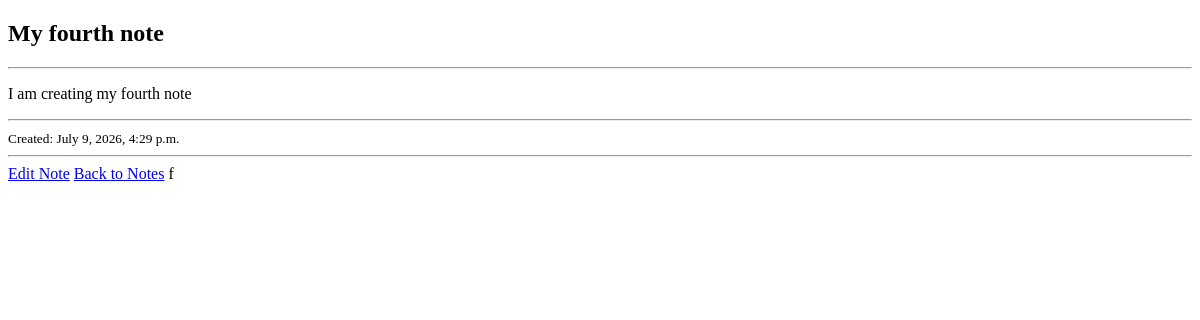
Page /notes/4 on the earlier database version.
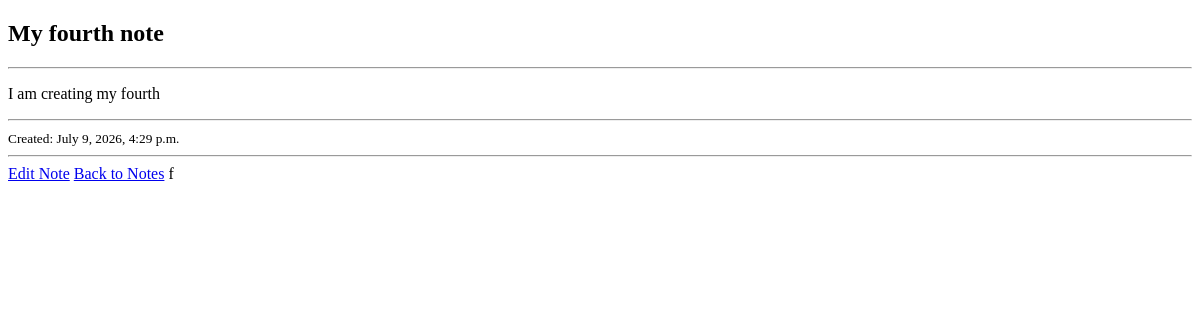
Same page on the later database version.
### notes/models.py (models this page shows, shortened)
class Note(models.Model):
    title = models.CharField(max_length=50)
    content = models.TextField()
    created_at = models.DateTimeField(auto_now_add=True)

### notes/views.py (the view)
# urls.py: path('<int:note_id>', views.note_detail, name='note_detail'),
def note_detail(request, note_id):
    note = get_object_or_404(Note, id = note_id)
    context = {
        "note": note
    }
    return render(request, 'notes/note_detail.html', context)

### notes/templates/notes/note_detail.html (shortened to what this page needs)
<!DOCTYPE html>
<html lang="en">
<head>
</head>
<body>
    <h2>{{ note.title }}</h2>
    <hr>
    <p>{{ note.content }}</p>
    <hr>
    <small>Created: {{ note.created_at }}</small>
    <hr>
    <a href="{% url 'edit_note' note.id}">Edit Note</a>
    <a href="{% url 'notes_list' %}">Back to Notes</a>
</body>
</html>f

Differences in the rows shown:
changed Note "My fourth note": content "I am creating my fourth note" → "I am creating my fourth"
